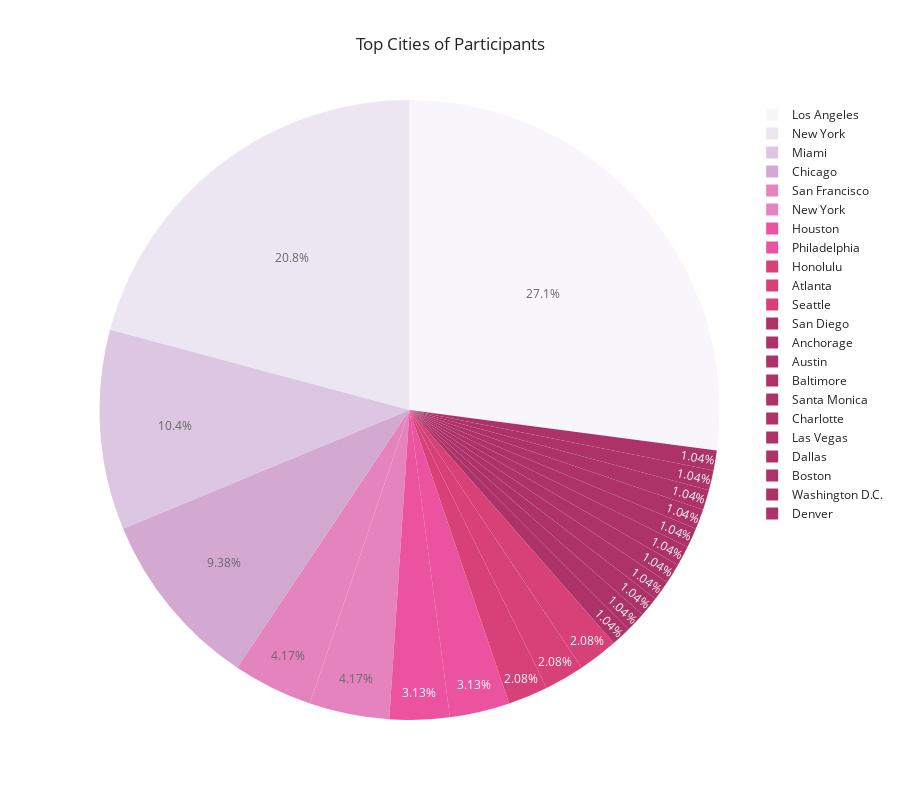

This figure's notebook cell:
### Code cell
fig_pie_city = px.pie(topcities, values='counts', names='city', labels='city',
                    title='Top Cities of Participants', 
                    template='seaborn', color='counts', opacity=0.8, 
                    color_discrete_sequence=px.colors.sequential.PuRd,
                    height=800)
fig_pie_city.show()

### Figure 1 — Plotly figure (JSON) as saved in the notebook; plotly's stock layout.template omitted (floating-point values rounded to 4 significant figures)
{"data": [{"customdata": [[26], [20], [10], [9], [4], [4], [3], [3], [2], [2], [2], [1], [1], [1], [1], [1], [1], [1], [1], [1], [1], [1]], "domain": {"x": [0, 1], "y": [0, 1]}, "hovertemplate": "city=%{label}<br>counts=%{customdata[0]}<extra></extra>", "labels": ["Los Angeles", "New York", "Miami", "Chicago", "San Francisco", "New York ", "Houston", "Philadelphia", "Honolulu", "Atlanta", "Seattle", "San Diego", "Anchorage", "Austin", "Baltimore", "Santa Monica", "Charlotte", "Las Vegas", "Dallas", "Boston", "Washington D.C.", "Denver"], "legendgroup": "", "marker": {"colors": ["rgb(247,244,249)", "rgb(231,225,239)", "rgb(212,185,218)", "rgb(201,148,199)", "rgb(223,101,176)", "rgb(223,101,176)", "rgb(231,41,138)", "rgb(231,41,138)", "rgb(206,18,86)", "rgb(206,18,86)", "rgb(206,18,86)", "rgb(152,0,67)", "rgb(152,0,67)", "rgb(152,0,67)", "rgb(152,0,67)", "rgb(152,0,67)", "rgb(152,0,67)", "rgb(152,0,67)", "rgb(152,0,67)", "rgb(152,0,67)", "rgb(152,0,67)", "rgb(152,0,67)"]}, "name": "", "opacity": 0.8, "showlegend": true, "type": "pie", "values": [26, 20, 10, 9, 4, 4, 3, 3, 2, 2, 2, 1, 1, 1, 1, 1, 1, 1, 1, 1, 1, 1]}], "layout": {"height": 800, "legend": {"tracegroupgap": 0}, "piecolorway": ["rgb(247,244,249)", "rgb(231,225,239)", "rgb(212,185,218)", "rgb(201,148,199)", "rgb(223,101,176)", "rgb(231,41,138)", "rgb(206,18,86)", "rgb(152,0,67)", "rgb(103,0,31)"], "title": {"text": "Top Cities of Participants"}}}
